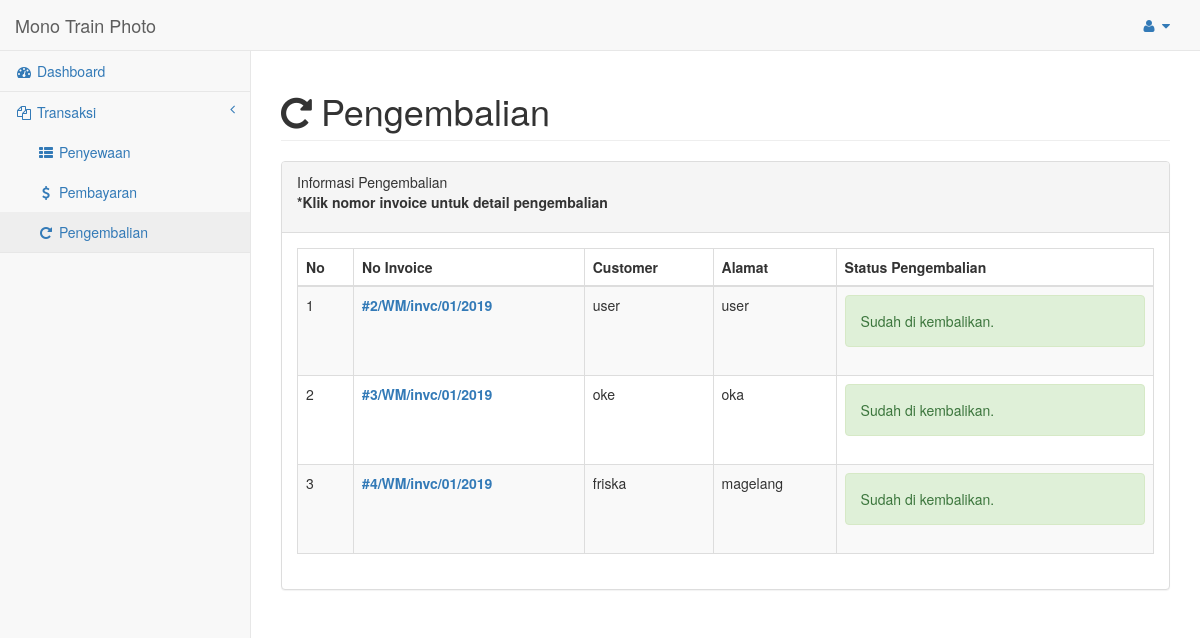
The app's page /main/index.php?view=pengembalian_user (signed in) with its own data.
### tables this page shows
CREATE TABLE `sewa` (
  `sewa_id` int(100) NOT NULL,
  `sewa_id_user` int(100) NOT NULL,
  `sewa_status` int(2) NOT NULL,
  `sewa_invoice` varchar(100) NOT NULL,
  `sewa_customer` varchar(100) NOT NULL,
  `sewa_alamat` text NOT NULL
);

### main/template/page.php (called while the page is built)
<?php
include_once 'header.php';
include_once 'footer.php';
?>

### main/view/user/pengembalian.php (the view, shortened to what this page needs)
<?php include_once 'template/menu/menu_user.php'; ?>
	<div id="page-wrapper">
		<div class="row">
			<div class="col-lg-12">
				<h1 class="page-header"><i class="fa fa-repeat">&nbsp;</i>Pengembalian</h1>
			</div>
		</div>
		<div class="row">
			<div class="col-lg-12">
				<div class="panel panel-default">
					<div class="panel-heading">
						Informasi Pengembalian
						<b><p>*Klik nomor invoice untuk detail pengembalian</p></b>
					</div>
					<div class="panel-body">
						<table width="100%" class="table table-striped table-bordered table-hover" id="example">
							<thead>
								<tr>
									<th>No</th>
									<th>No Invoice</th>
									<th>Customer</th>
									<th>Alamat</th>
									<th>Status Pengembalian</th>
								</tr>
							</thead>
							<tbody>
								<tr>
									<?php
									$a ="SELECT distinct(ds.id_sewa), ds.status_peminjaman,s.* from sewa s
									join detail_sewa ds on ds.id_sewa = s.sewa_id
									join camera ab on ab.cm_id = ds.id_ab
									left join bayar b on b.bayar_sewa_id = s.sewa_id
									where s.sewa_id_user = $_SESSION[user_id] ";
									$b = mysql_query($a);
									$no =1;
									while($c = mysql_fetch_array($b)){
										?>
										<td><?php echo $no; ?></td>
										<td><a href="index.php?view=pengembalian_detail_user&id_sewa=<?php echo $c['sewa_id']?>"><b>#<?php echo $c['sewa_invoice'];?></b></a></td>
										<td><?php echo $c['sewa_customer']; ?></td>
										<td><?php echo $c['sewa_alamat']; ?></td>
										<td><?php
										if ($c['status_peminjaman'] == 0) {?>
											<div class="form-group">
												<div class="alert alert-danger alert-dismissable" style="display: block;">
													<button type="button" class="close" data-dismiss="alert" aria-hidden="true"></button>
													Belum di kembalikan.
												</div>
											</div>
										<?php  } else { ?>
											<div class="form-group">
												<div class="alert alert-success alert-dismissable" style="display: block;">
													Sudah di kembalikan.
												</div>
											</div>
											<?php } ?></td>
										</tr>
										<?php
										$no++;
									}
									?>
								</tbody>
							</table>
						</div>
					</div>
				</div>
			</div>
		</div>

### records on screen
sewa: sewa_invoice "2/WM/invc/01/2019", sewa_customer "user", sewa_alamat "user"
sewa: sewa_invoice "3/WM/invc/01/2019", sewa_customer "oke", sewa_alamat "oka"
sewa: sewa_invoice "4/WM/invc/01/2019", sewa_customer "friska", sewa_alamat "magelang"
